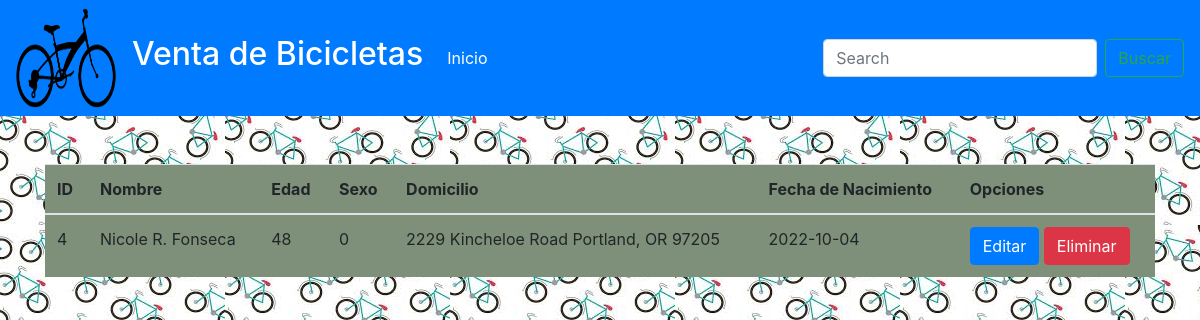
The app's page /bici/bici/PracticaWebDatos/resultadoBusqueda.php?termino=Nicole R. Fonseca with its own data.
### tables this page shows
CREATE TABLE `cliente` (
  `id` int(11) NOT NULL,
  `nombre` varchar(100) NOT NULL,
  `edad` int(11) NOT NULL,
  `sexo` bit(1) NOT NULL,
  `domicilio` varchar(100) NOT NULL,
  `fecha_nacimiento` date NOT NULL
);

### bici/bici/PracticaWebDatos/resultadoBusqueda.php (the view, shortened to what this page needs)
<!DOCTYPE html>
<html lang="en">
<head>
    <link rel="stylesheet" href="css/bootstrap.css">
</head>
<body  background="imagenes/fondo.jpg">
    <?php
        include 'conexion.php';
        include 'menu.php';
    ?>
        <div class="container">
        <div class="row">
        <div class="col-12">
    <?php
        if($_GET["termino"] == ""){
    ?>
        <br>
        <div class="alert alert-danger">No existen registros con ese término de búsqueda</div><br><br>
        <a href="consultarDatos.php">Regresar</a>
    <?php } else {
        $sql = "SELECT * from cliente WHERE nombre LIKE '%" . $_GET["termino"] . "%'";
        $usuarios = $conexion->query($sql);
        if($usuarios->num_rows == 0) {
            echo "<br><div class='alert alert-danger'>No existen registros con ese término de búsqueda</div><br><br>";
        } else {
    ?>
    <br><br>
        <table class="table table-hover">
            <thead>
                <th>ID</th>
                <th>Nombre</th>
                <th>Edad</th>
                <th>Sexo</th>
                <th>Domicilio</th>
                <th>Fecha de Nacimiento</th>
                <th>Opciones</th>
            </thead>
            <tbody>
                <?php while($row = $usuarios->fetch_assoc()) { ?>
                    <tr>
                        <td><?php echo $row["id"]; ?></td>
                        <td><?php echo $row["nombre"]; ?></td>
                        <td><?php echo $row["edad"]; ?></td>
                        <td><?php echo $row["sexo"]; ?></td>
                        <td><?php echo $row["domicilio"]; ?></td>
                        <td><?php echo $row["fecha_nacimiento"]; ?></td>
                        <td>
                            <a href="actualizarRegistro.php?id=<?php echo $row["id"]; ?>" class="btn btn-primary">Editar</a>
                            <a href="eliminarRegistro.php?id=<?php echo $row["id"]; ?>" class="btn btn-danger">Eliminar</a>
                        </td>
                    </tr>
                <?php } ?>
            </tbody>
        </table>
    <?php } } ?>
                </div></div></div>
</body>
</html>

### bici/bici/PracticaWebDatos/resultadoBusqueda.php (style rules this page uses)
th { background-color: #7E9079 ; }
td { background-color: #7E9079 ; }

### records on screen
cliente: id "4", nombre "Nicole R. Fonseca", edad "48", sexo "0", domicilio "2229 Kincheloe Road Portland, OR 97205", fecha_nacimiento "2022-10-04"
